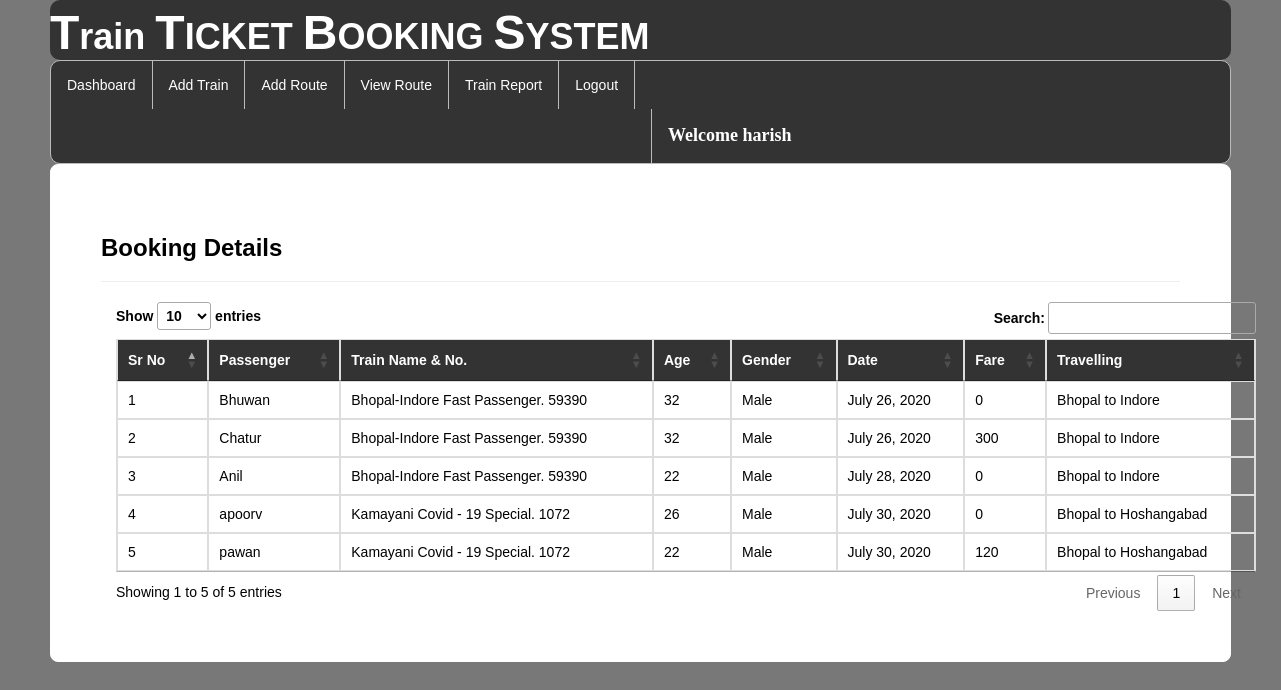
/viewbookings/ (signed in), run on the app's committed database.
### railway/models.py (models this page shows, shortened)
class Book_ticket(models.Model):
    passenger=models.ForeignKey(Passenger,on_delete=models.CASCADE,null=True)
    user=models.ForeignKey(Register,on_delete=models.CASCADE,null=True)
    route=models.CharField(max_length=100,null=True)
    date2=models.DateField(null=True)
    fare=models.IntegerField(null=True)

class Passenger(models.Model):
    user = models.ForeignKey(Register,on_delete=models.CASCADE,null=True)
    train = models.ForeignKey(Add_Train,on_delete=models.CASCADE,null=True)
    name = models.CharField(max_length=100,null=True)
    age = models.IntegerField(null=True)
    gender = models.CharField(max_length=30,null=True)
    route=models.CharField(max_length=100,null=True)
    status = models.CharField(max_length=30,null=True)
    date1 = models.DateField(null=True)
    fare = models.IntegerField(null=True)

class Add_Train(models.Model):
    trainname = models.CharField(max_length=30,null=True)
    train_no = models.IntegerField(null=True)
    from_city = models.CharField(max_length=30,null=True)
    to_city = models.CharField(max_length=30,null=True)
    departuretime=models.CharField(max_length=30,null=True)
    arrivaltime=models.CharField(max_length=30,null=True)
    trevaltime=models.CharField(max_length=100,null=True)
    distance=models.IntegerField(null=True)
    img=models.FileField(null=True)

### railway/views.py (the view)
# urls.py: path('viewbookings/', viewbookings, name="viewbookings"),
def viewbookings(request):
    if not request.user.is_authenticated:
        return redirect('login')
    book = Book_ticket.objects.all()
    d = {'book': book}
    return render(request, 'viewbookings.html', d)

### railway/templates/viewbookings.html (shortened to what this page needs)
{% extends 'navigation3.html' %}
{% load static %}
{% block b %}
<div style="color:Black;border:1px solid white;border-radius:8px;background-color:white;padding:50px">
        <h3><strong>Booking Details</strong></h3><hr>
<div class="container">
<table class="table table-bordered" id="myTable">
  <thead style="color:white;background-color:#333">
  <tr>
    <th>Sr No</th>
    <th>Passenger</th>
      <th>Train Name & No.</th>
      <th>Age</th>
    <th>Gender</th>
    <th>Date</th>
       <th>Fare</th>
       <th>Travelling</th>
  </tr>
  </thead>
   <tbody>
    {% for i in book %}
  <tr>
    <td>{{forloop.counter}}</td>
    <td>{{i.passenger.name}}</td>
    <td>{{i.passenger.train.trainname}}. {{i.passenger.train.train_no}}</td>
      <td>{{i.passenger.age}}</td>
      <td>{{i.passenger.gender}}</td>
      <td>{{i.passenger.date1}}</td>
      <td>{{i.fare}}</td>
      <td>{{i.route}}</td>
  </tr>
    {% endfor %}
    </tbody>
</table>
 </div>
</div>
{% endblock %}

### railway/templates/navigation3.html (shortened to what this page needs)
{% extends 'head.html' %}
{% load static %}
{% block body %}
<link rel = stylesheet href = "//cdn.datatables.net/1.10.19/css/jquery.dataTables.min.css">
<ul class="id2">
  <li id="id1"><a href="{% url 'admindashboard' %}">Dashboard</a></li>
  <li id="id1"><a href="{% url 'add_train' %}">Add Train</a></li>
  <li id="id1"><a href="{% url 'add_route' %}">Add Route</a></li>
  <li id="id1"><a href="{% url 'availableroute' %}">View Route</a></li>
  <li id="id1"><a href="{% url 'view_train'%}">Train Report</a></li>
  <li id="id1"><a href="{% url 'log_out' %}">Logout</a></li>
      <li id="id2" style="margin-left:600px"><a href="" style="color:white"><strong style="font-size:18px;font-family:cursive">Welcome {{request.user.username}}</strong></a></li>
</ul>
{% block b %}
{% endblock %}
{% endblock %}

### railway/templates/navigation3.html (style rules this page uses)
.id2 { list-style-type: none; margin: 0; padding: 0; overflow: hidden; background-color: #333; border-radius:10px; border:1px solid #bbb; }
#id1 { float: left; border-right:1px solid #bbb; }
#id2 { float: left; border-left:1px solid #bbb; }
li:last-child { border-right: none; }
li a { display: block; color: white; text-align: center; padding: 14px 16px; text-decoration: none; }
body { font-family: Arial, Helvetica, sans-serif; }

### data on the page
Book_ticket: passenger.name "Bhuwan", passenger.train.trainname "Bhopal-Indore Fast Passenger", passenger.train.train_no "59390", passenger.age "32", passenger.gender "Male", passenger.date1 "July 26, 2020", fare "0", route "Bhopal to Indore"
Book_ticket: passenger.name "Chatur", passenger.train.trainname "Bhopal-Indore Fast Passenger", passenger.train.train_no "59390", passenger.age "32", passenger.gender "Male", passenger.date1 "July 26, 2020", fare "300", route "Bhopal to Indore"
Book_ticket: passenger.name "Anil", passenger.train.trainname "Bhopal-Indore Fast Passenger", passenger.train.train_no "59390", passenger.age "22", passenger.gender "Male", passenger.date1 "July 28, 2020", fare "0", route "Bhopal to Indore"
Book_ticket: passenger.name "apoorv", passenger.train.trainname "Kamayani Covid - 19 Special", passenger.train.train_no "1072", passenger.age "26", passenger.gender "Male", passenger.date1 "July 30, 2020", fare "0", route "Bhopal to Hoshangabad"
Book_ticket: passenger.name "pawan", passenger.train.trainname "Kamayani Covid - 19 Special", passenger.train.train_no "1072", passenger.age "22", passenger.gender "Male", passenger.date1 "July 30, 2020", fare "120", route "Bhopal to Hoshangabad"

### other printed values
{{ request.user.username }} "harish"
